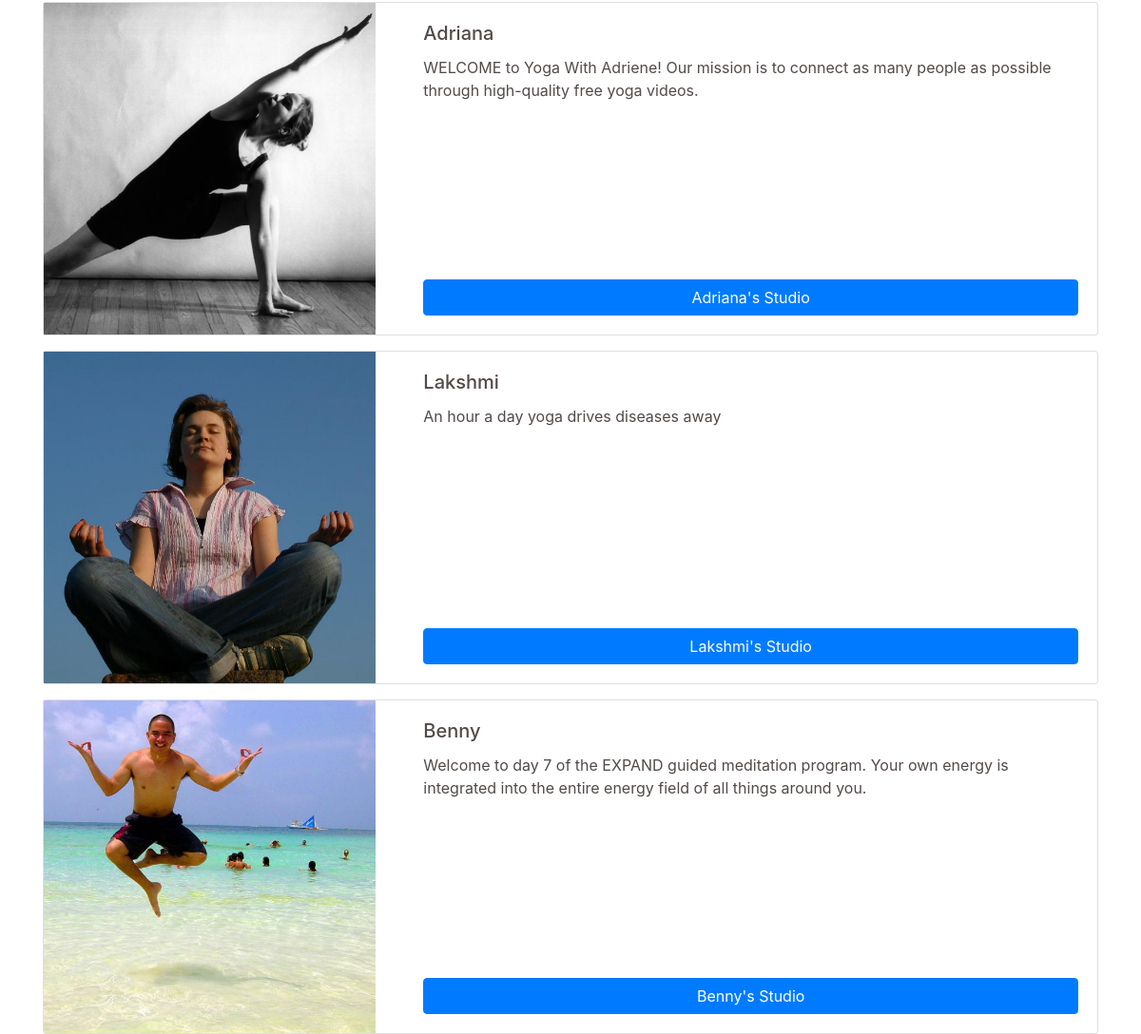
The app's page /profiles/instructors/ (middle part), older data.
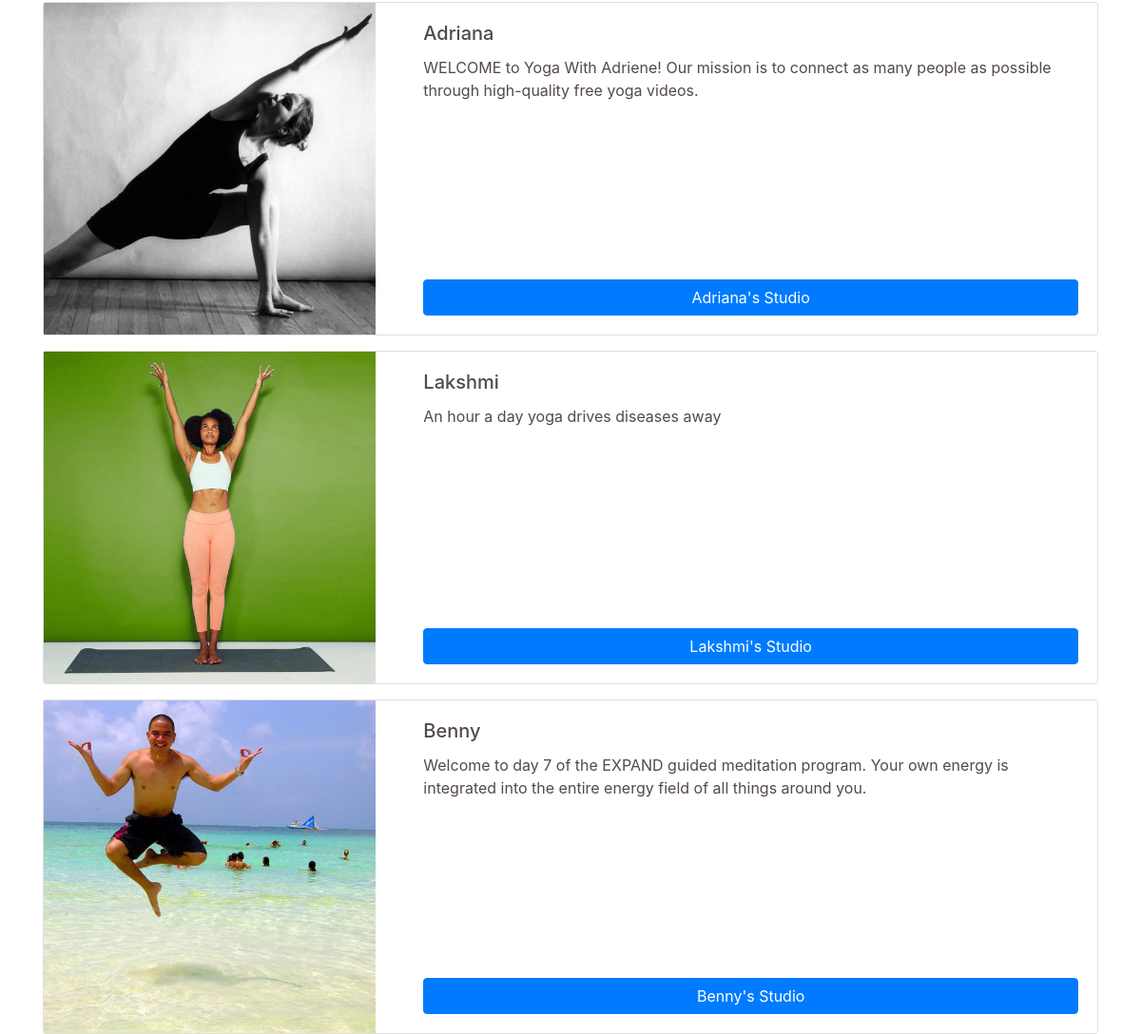
The same page, newer data.
### profiles/models.py (models this page shows)
class UserProfile(models.Model):
    user = models.OneToOneField(User, on_delete=models.CASCADE)
    first_name = models.CharField(max_length=50, null=False, blank=False)
    last_name = models.CharField(max_length=50, null=False, blank=False)
    is_instructor = models.BooleanField(default=False)
    card_description = models.TextField(max_length=512)
    profile_description = models.TextField()
    image = ResizedImageField(size=[600, 600], quality=75, crop=['middle', 'center'], force_format='JPEG', null=True, blank=True, upload_to='profile_images/')
    rating = models.DecimalField(max_digits=5, decimal_places=0, null=True, blank=True)
    def __str__(self):
        return self.user.username

### profiles/views.py (the view)
# urls.py: path('instructors/', views.instructors, name='instructors'),
def instructors(request):
    instructor_list = UserProfile.objects.filter(is_instructor=True)
    template = 'profiles/instructors.html'
    context = {
        'instructor_list': instructor_list
    }
    return render(request, template, context)

### profiles/templates/profiles/instructors.html (shortened to what this page needs)
{% extends "base.html" %}
{% load static %}
{% block content %}
    <div class="container page-contents">
        <div class="row">
            <div class="col-12">
                {% for instructor in instructor_list %}
                    <div class="card mb-3">
                        <div class="row g-0">
                            <div class="col-md-4">
                            {% if instructor.image %}
                                <div class="instructor-card-image-container">
                                    <img src="{{ instructor.image.url }}" class="instructor-card-image img-fluid" alt="{{ instructor.first_name }}">
                                </div>
                            {% endif %}
                            </div>
                            <div class="col-md-8">
                                <div class="card-body h-100 d-flex flex-column">
                                    <h5 class="card-title">{{ instructor }}</h5>
                                    <p class="card-text">{{ instructor.card_description }}</p>
                                    <p class="card-text mt-auto"><a class="btn btn-primary w-100" href="{% url 'instructor_profile' instructor.id %}" role="button">{{ instructor }}'s Studio</a></p>
                                </div>
                            </div>
                        </div>
                    </div>
                {% endfor %}
            </div>
        </div>
    </div>
{% endblock %}

### templates/base.html (shortened to what this page needs)
{% load static %}
<!doctype html>
<html lang="en">
  <head>
    {% block corecss %}
      <link rel="stylesheet" href="https://cdn.jsdelivr.net/npm/bootstrap@4.5.3/dist/css/bootstrap.min.css">
      <link rel="stylesheet" href="{% static 'css/base.css' %}" >
    {% endblock %}
</head>
<body>
        {% block content %}
        {% endblock %}
</body>
</html>

### static/css/base.css (style rules this page uses)
body { background: url('/media/background-image.jpg') no-repeat center center fixed; background-size: cover; height: calc(100vh - 164px); color: #534a47; }

Row changes from the older to the newer data that the page shows:
changed UserProfile "An hour a day yoga drives diseases away": image: a different picture
